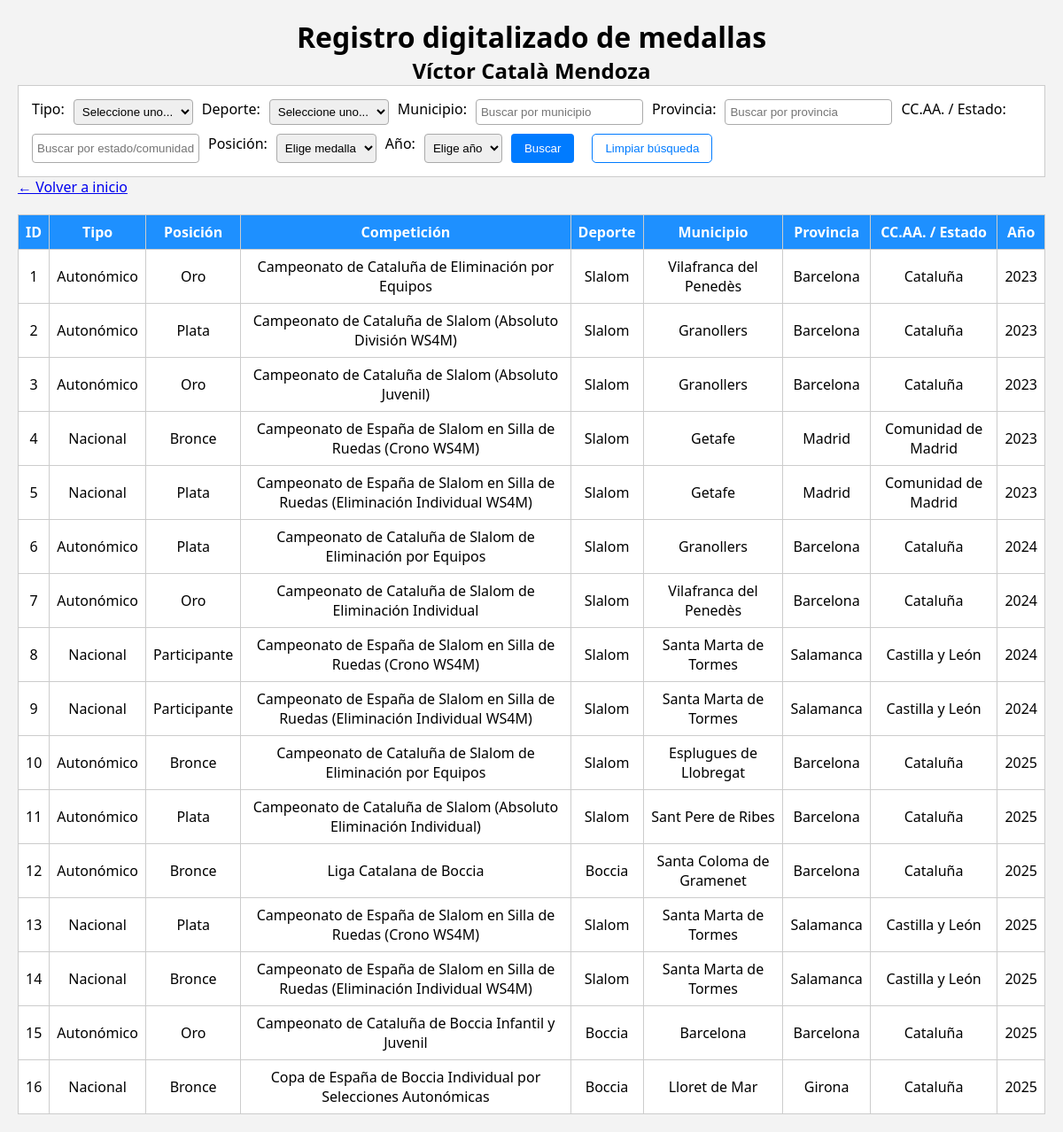
Page /medallero.php on the committed database.
### tables this page shows
CREATE TABLE medallas (
    id INT AUTO_INCREMENT PRIMARY KEY,
    tipo ENUM('Autonómico', 'Nacional', 'Internacional'),
    competicion VARCHAR(255),
    deporte VARCHAR(100),
    posicion ENUM('Oro', 'Plata', 'Bronce', 'Participante'),
    lugar VARCHAR(100),
    provincia VARCHAR(100),
    comunidad VARCHAR(100),
    pais VARCHAR(100),
    year YEAR
);

### funciones.php (called while the page is built, shortened)
<?php
function iconoMedalla($posicion)
{
    switch ($posicion) {
        default:
            return ucfirst($posicion);
    }
}
?>

### medallero.php (the view, shortened to what this page needs)
<?php include 'conexion.php';
include 'funciones.php'; ?>
<!DOCTYPE html>
<html>
<head>
    <link rel="stylesheet" href="css/index.css">
</head>
<body>
    <header>
        <h1>Registro digitalizado de medallas</h1>
        <h2>Víctor Català Mendoza</h2>
    </header>
    <form method="GET">
        Tipo:
        <select name="tipo">
            <option value="">Seleccione uno...</option>
        </select>
        Deporte:
        <select name="deporte">
            <option value="">Seleccione uno...</option>
        </select>
        Municipio:
        <input type="text" name="lugar" id="municipio" placeholder="Buscar por municipio">
        Provincia:
        <input type="text" name="provincia" id="provincia" placeholder="Buscar por provincia">
        CC.AA. / Estado:
        <input type="text" name="comunidad" id="comunidad" placeholder="Buscar por estado/comunidad autónoma">
        Posición:
        <select name="posicion">
            <option value="">Elige medalla</option>
        </select>
        Año:
        <select name="year">
            <option value="">Elige año</option>
        </select>
        <input type="submit" value="Buscar">
        <button type="button" id="limpiar-filtros">Limpiar búsqueda</button>
    </form>
    <a href="index.php">&larr; Volver a inicio</a>
    <?php
    $sql = "SELECT * FROM medallas WHERE 1=1";
    $resultado = $conexion->query($sql);
    if ($resultado->num_rows > 0): ?>
        <table>
            <tr>
                <th>ID</th>
                <th>Tipo</th>
                <th>Posición</th>
                <th>Competición</th>
                <th>Deporte</th>
                <th>Municipio</th>
                <th>Provincia</th>
                <th>CC.AA. / Estado</th>
                <th>Año</th>
            </tr>
            <?php while ($fila = $resultado->fetch_assoc()): ?>
                <tr>
                    <td><?php echo $fila['id']; ?></td>
                    <td><?php echo $fila['tipo']; ?></td>
                    <td class="<?php echo $fila['posicion']; ?>">
                        <?php echo iconoMedalla($fila['posicion']); ?>
                    </td>
                    <td><?php echo $fila['competicion']; ?></td>
                    <td><?php echo $fila['deporte']; ?></td>
                    <td><?php echo $fila['lugar']; ?></td>
                    <td><?php echo $fila['provincia']; ?></td>
                    <td><?php echo $fila['comunidad']; ?></td>
                    <td><?php echo $fila['year']; ?></td>
                </tr>
            <?php endwhile; ?>
        </table>
    <?php else: ?>
        <p>No se han encontrado resultados</p>
    <?php endif; ?>
</body>
</html>

### css/index.css (style rules this page uses)
* { box-sizing: border-box; padding: 0; margin: 0; }
body { font-family: 'Segoe UI', Tahoma, Geneva, Verdana, sans-serif; background-color: #f3f3f3; margin: 20px; }
header { text-align: center; }
form { background: #fff; padding: 15px; border: 1px solid #ccc; display: flex; flex-direction: row; flex-wrap: wrap; gap: 10px; }
input[type="text"], select { padding: 5px; border: 1px solid #aaa; border-radius: 4px; }
input[type="submit"] { padding: 6px 15px; background-color: #007BFF; color: white; border: none; border-radius: 4px; cursor: pointer; }
#limpiar-filtros { background-color: #fff; color: #007BFF; border: 1px solid #007BFF; padding: 8px 14px; border-radius: 5px; cursor: pointer; margin-left: 10px; transition: background-color 0.3s ease; }
table { width: 100%; border-collapse: collapse; margin-top: 20px; background: #fff; }
th, td { border: 1px solid #ccc; padding: 8px; text-align: center; }
th { background-color: dodgerblue; color: white; text-align: center; }

### rows in the picture
medallas: id "1", tipo "Autonómico", posicion "Oro", competicion "Campeonato de Cataluña de Eliminación por Equipos", deporte "Slalom", lugar "Vilafranca del Penedès", provincia "Barcelona", comunidad "Cataluña", year "2023"
medallas: id "2", tipo "Autonómico", posicion "Plata", competicion "Campeonato de Cataluña de Slalom (Absoluto División WS4M)", deporte "Slalom", lugar "Granollers", provincia "Barcelona", comunidad "Cataluña", year "2023"
medallas: id "3", tipo "Autonómico", posicion "Oro", competicion "Campeonato de Cataluña de Slalom (Absoluto Juvenil)", deporte "Slalom", lugar "Granollers", provincia "Barcelona", comunidad "Cataluña", year "2023"
medallas: id "4", tipo "Nacional", posicion "Bronce", competicion "Campeonato de España de Slalom en Silla de Ruedas (Crono WS4M)", deporte "Slalom", lugar "Getafe", provincia "Madrid", comunidad "Comunidad de Madrid", year "2023"
medallas: id "5", tipo "Nacional", posicion "Plata", competicion "Campeonato de España de Slalom en Silla de Ruedas (Eliminación Individual WS4M)", deporte "Slalom", lugar "Getafe", provincia "Madrid", comunidad "Comunidad de Madrid", year "2023"
medallas: id "6", tipo "Autonómico", posicion "Plata", competicion "Campeonato de Cataluña de Slalom de Eliminación por Equipos", deporte "Slalom", lugar "Granollers", provincia "Barcelona", comunidad "Cataluña", year "2024"
medallas: id "7", tipo "Autonómico", posicion "Oro", competicion "Campeonato de Cataluña de Slalom de Eliminación Individual", deporte "Slalom", lugar "Vilafranca del Penedès", provincia "Barcelona", comunidad "Cataluña", year "2024"
medallas: id "8", tipo "Nacional", posicion "Participante", competicion "Campeonato de España de Slalom en Silla de Ruedas (Crono WS4M)", deporte "Slalom", lugar "Santa Marta de Tormes", provincia "Salamanca", comunidad "Castilla y León", year "2024"
medallas: id "9", tipo "Nacional", posicion "Participante", competicion "Campeonato de España de Slalom en Silla de Ruedas (Eliminación Individual WS4M)", deporte "Slalom", lugar "Santa Marta de Tormes", provincia "Salamanca", comunidad "Castilla y León", year "2024"
medallas: id "10", tipo "Autonómico", posicion "Bronce", competicion "Campeonato de Cataluña de Slalom de Eliminación por Equipos", deporte "Slalom", lugar "Esplugues de Llobregat", provincia "Barcelona", comunidad "Cataluña", year "2025"
medallas: id "11", tipo "Autonómico", posicion "Plata", competicion "Campeonato de Cataluña de Slalom (Absoluto Eliminación Individual)", deporte "Slalom", lugar "Sant Pere de Ribes", provincia "Barcelona", comunidad "Cataluña", year "2025"
medallas: id "12", tipo "Autonómico", posicion "Bronce", competicion "Liga Catalana de Boccia", deporte "Boccia", lugar "Santa Coloma de Gramenet", provincia "Barcelona", comunidad "Cataluña", year "2025"
medallas: id "13", tipo "Nacional", posicion "Plata", competicion "Campeonato de España de Slalom en Silla de Ruedas (Crono WS4M)", deporte "Slalom", lugar "Santa Marta de Tormes", provincia "Salamanca", comunidad "Castilla y León", year "2025"
medallas: id "14", tipo "Nacional", posicion "Bronce", competicion "Campeonato de España de Slalom en Silla de Ruedas (Eliminación Individual WS4M)", deporte "Slalom", lugar "Santa Marta de Tormes", provincia "Salamanca", comunidad "Castilla y León", year "2025"
medallas: id "15", tipo "Autonómico", posicion "Oro", competicion "Campeonato de Cataluña de Boccia Infantil y Juvenil", deporte "Boccia", lugar "Barcelona", provincia "Barcelona", comunidad "Cataluña", year "2025"
medallas: id "16", tipo "Nacional", posicion "Bronce", competicion "Copa de España de Boccia Individual por Selecciones Autonómicas", deporte "Boccia", lugar "Lloret de Mar", provincia "Girona", comunidad "Cataluña", year "2025"
